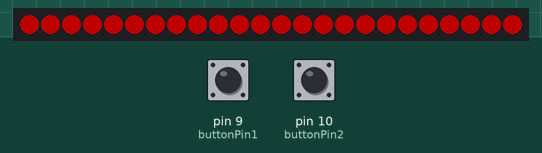
The sketch below on a simulated Arduino Uno, built with avr-gcc and run on an emulated ATmega328P. On the bench: 24 RGB LEDs in strip order, left to right. The inputs (shaded band) are chosen by the test bench; at power-on: pin 9 (buttonPin1) LOW, pin 10 (buttonPin2) LOW. Dim RGB values are drawn brighter than linear.

Above: at 1.2 s.
1.3 s: pin 9 (buttonPin1) pulled HIGH for 3.2 s
At 1.49 s:
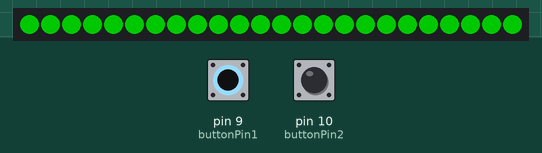
At 5.6 s:
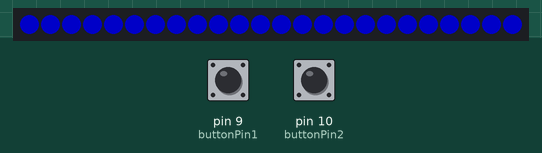
6.0 s: pin 10 (buttonPin2) pulled HIGH for 1 s
8.5 s: pin 9 (buttonPin1) pulled HIGH for 1 s
At 9.8 s:
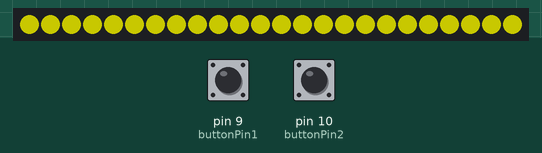
11.0 s: pin 10 (buttonPin2) pulled HIGH for 0.15 s
Timing chart, 0 to 13.6 s (numbered marks = the images above; inputs shaded):
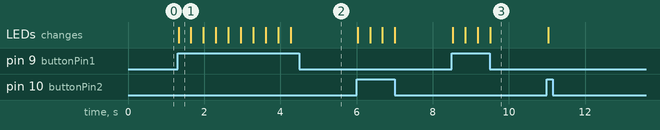

The sketch:

neo_ring_test1.ino
```cpp
#include <Adafruit_NeoPixel.h>
#ifdef __AVR__
#include <avr/power.h>
#endif

#define PIN 12 // neoPixle ring pin

// How many NeoPixels are attached to the Arduino?
#define NUMPIXELS      24 // 2*12 for having 2 rings connected
const int buttonPin1 = 9;
const int buttonPin2 = 10;

int buttonState1;
int buttonState2;

bool button1Enable = true;
bool button2Enable = true;

int red = 200;
int green = 0;
int blue = 0;
int colorMode = 1;

int brightness = 100;

Adafruit_NeoPixel pixels = Adafruit_NeoPixel(NUMPIXELS, PIN, NEO_GRB + NEO_KHZ800);

int delayval = 500; // delay for half a second

void setup()
{
	pixels.begin(); // This initializes the NeoPixel library.
	pixels.show(); // This sends the updated pixel color to the hardware.

	pixels.setBrightness(brightness);
	pinMode(buttonPin1, INPUT);
	pinMode(buttonPin2, INPUT);
	turnOnLights(red, green, blue); //rgb

}

void loop()
{

	buttonState1 = digitalRead(buttonPin1);
	buttonState2 = digitalRead(buttonPin2);

	if (buttonState1 == 1 && button1Enable){
		button1Enable = false;
		switchColourMode();
	}
	else{
		button1Enable = true;
	}

	if (buttonState2 == 1 && button2Enable){
		brightness = brightness - 25;

		if (brightness <= 0)
		{
			brightness = 100;
		}
		pixels.setBrightness(brightness);
		turnOnLights(red, green, blue); //rgb
		delay(300);
	}
	else
	{
		button2Enable = true;
	}
	// For a set of NeoPixels the first NeoPixel is 0, second is 1, all the way up to the count of pixels minus one.

	//turnOnLights(red, green, blue); //rgb
    //delay(2000);
	//flikerLights();
	//flikerLights();

}

void flikerLights(){
	turnOffLights();
	delay(100); //100
	turnOnLights(red * 25, green * 25, blue * 25);
	delay(150); //150
	turnOffLights();
	delay(50); //50
	turnOnLights(red * 10, green * 10, blue * 10);
}

void turnOnLights(int r, int g, int b){
	for (int i = 0; i < NUMPIXELS; i++)
	{
		// pixels.Color takes RGB values, from 0,0,0 up to 255,255,255
		pixels.setPixelColor(i, pixels.Color(r, g, b)); // Moderately bright green color.
		pixels.show();
	}
}

void turnOffLights(){
	for (int i = 0; i < NUMPIXELS; i++)
	{
		pixels.setPixelColor(i, pixels.Color(0, 0, 0));
		pixels.show();
	}
}

void switchColourMode(){
	colorMode = colorMode + 1;

		switch (colorMode)
		{
		case 1: // Red
			red = 255;
			green = 0;
			blue = 0;
			break;
		case 2: // Green
			red = 0;
			green = 255;
			blue = 0;
			break;
		case 3: //Blue
			red = 0;
			green = 0;
			blue = 255;
			break;
		case 4: //Purple
			red = 50;
			green = 0;
			blue = 255;
			break;
		case 5: //Pink
			red = 255;
			green = 0;
			blue = 255;
			break;
		case 6: //Orange
			red = 255;
			green = 100;
			blue = 0;
			break;
		case 7: //Yellow
			red = 255;
			green = 255;
			blue = 0;
			break;
		case 8: //White
			red = 255;
			green = 255;
			blue = 255;
			colorMode = 0;
			break;
		}
		turnOnLights(red, green, blue); //rgb
		delay(300);
}
```

Measured:
- after the input at 1.3 s, the LEDs: change at once (image 1)
- after the input at 8.5 s, the LEDs: first change at once (image 3 shows a later state)
